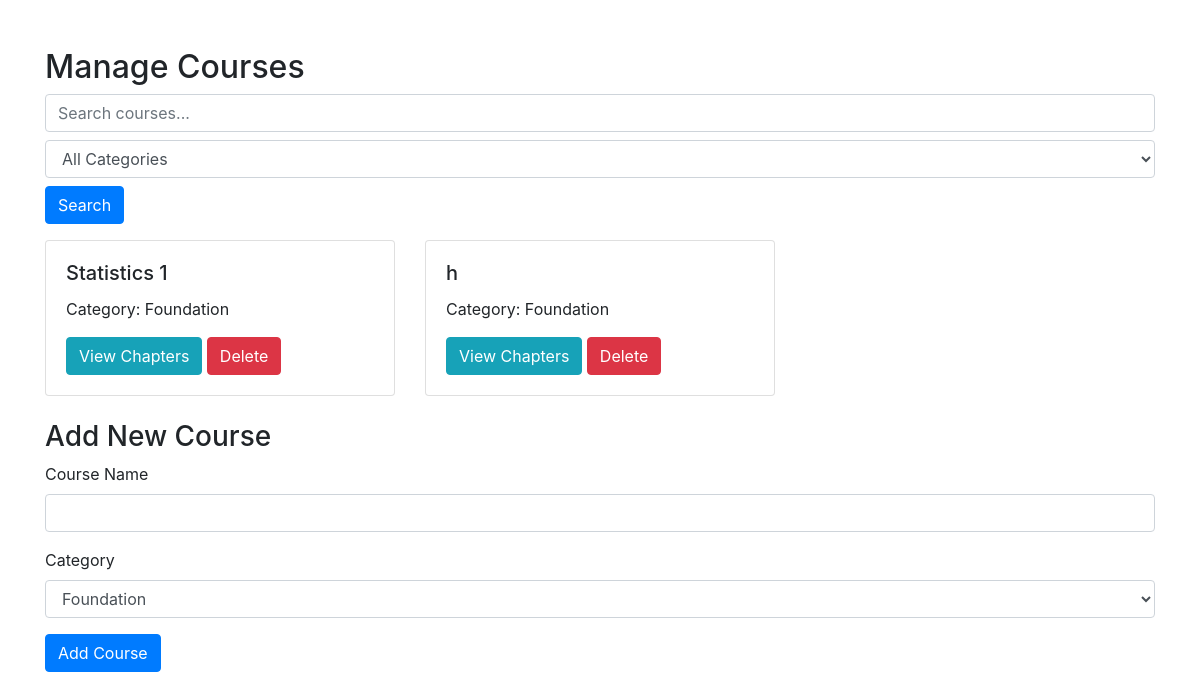
Screenshot of /courses with the database file from the repository.
### models.py (models this page shows)
class Course(db.Model):
    __tablename__ = "courses"
    id = db.Column(db.Integer, primary_key=True)
    name = db.Column(db.String(100), nullable=False)
    category = db.Column(db.String(80))
    chapters = db.relationship('Chapter', back_populates='related_course')
    quizzes = db.relationship('Quiz', back_populates='related_course')

### routes.py (the view)
@app.route('/courses', methods=['GET', 'POST'])
def courses():
    search_query = request.args.get('search', '')
    category_filter = request.args.get('category', '')
    query = Course.query
    if search_query:
        query = query.filter(Course.name.ilike(f'%{search_query}%'))
    if category_filter:
        query = query.filter(Course.category == category_filter)
    courses = query.all()
    return render_template('courses.html', courses=courses, search_query=search_query, category_filter=category_filter)

### app.py (called while the page is built)
@app.before_request
def create_tables():
    init_db(app)

### models.py (called while the page is built, shortened)
def init_db(app):
    with app.app_context():
        db.create_all()

### templates/courses.html (shortened to what this page needs)
<!DOCTYPE html>
<html lang="en">
<head>
    <link href="https://stackpath.bootstrapcdn.com/bootstrap/4.5.2/css/bootstrap.min.css" rel="stylesheet">
</head>
<body>
    <div class="container mt-5">
        <h2>Manage Courses</h2>
        <form action="{{ url_for('routes.courses') }}" method="get" class="mb-3">
            <input type="text" name="search" value="{{ search_query }}" placeholder="Search courses..." class="form-control" />
            <select name="category" class="form-control mt-2">
                <option value="">All Categories</option>
            </select>
            <button type="submit" class="btn btn-primary mt-2">Search</button>
        </form>
        <div class="row">
            {% for course in courses %}
                <div class="col-md-4">
                    <div class="card mb-4">
                        <div class="card-body">
                            <h5 class="card-title">{{ course.name }}</h5>
                            <p class="card-text">Category: {{ course.category }}</p>
                            <a href="{{ url_for('routes.chapters', course_id=course.id) }}" class="btn btn-info">View Chapters</a>
                            <a href="{{ url_for('routes.delete_course', course_id=course.id) }}" class="btn btn-danger">Delete</a>
                        </div>
                    </div>
                </div>
            {% endfor %}
        </div>
        <h3>Add New Course</h3>
        <form action="{{ url_for('routes.add_course') }}" method="post">
            <div class="form-group">
                <label for="course_name">Course Name</label>
                <input type="text" class="form-control" name="course_name" required>
            </div>
            <div class="form-group">
                <label for="category">Category</label>
                <select class="form-control" name="category" required>
                    <option value="Foundation">Foundation</option>
                </select>
            </div>
            <button type="submit" class="btn btn-primary">Add Course</button>
        </form>
    </div>
</body>
</html>

### rows the page displays
Course: name "Statistics 1", category "Foundation"
Course: name "h", category "Foundation"
